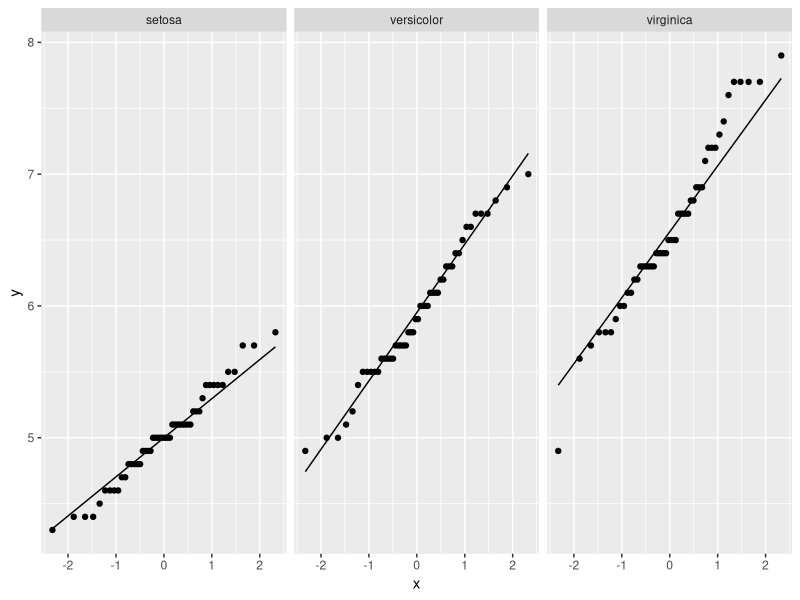
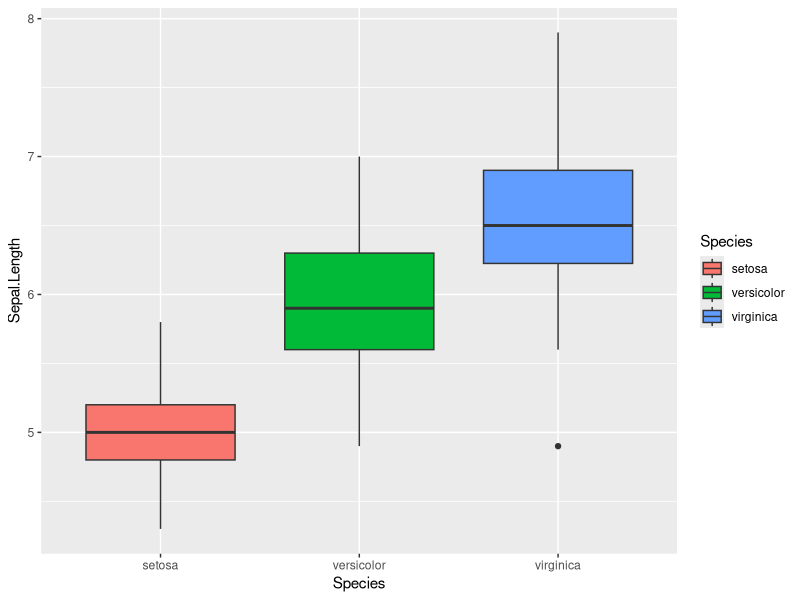
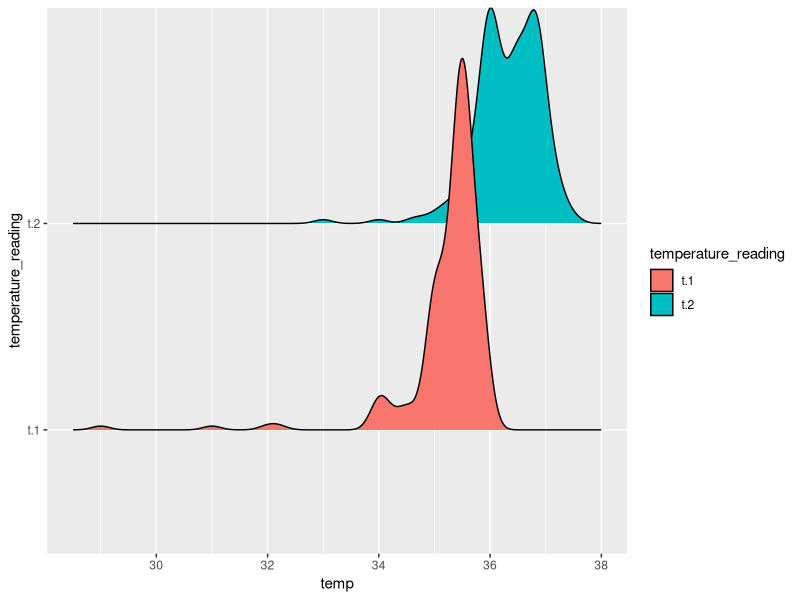
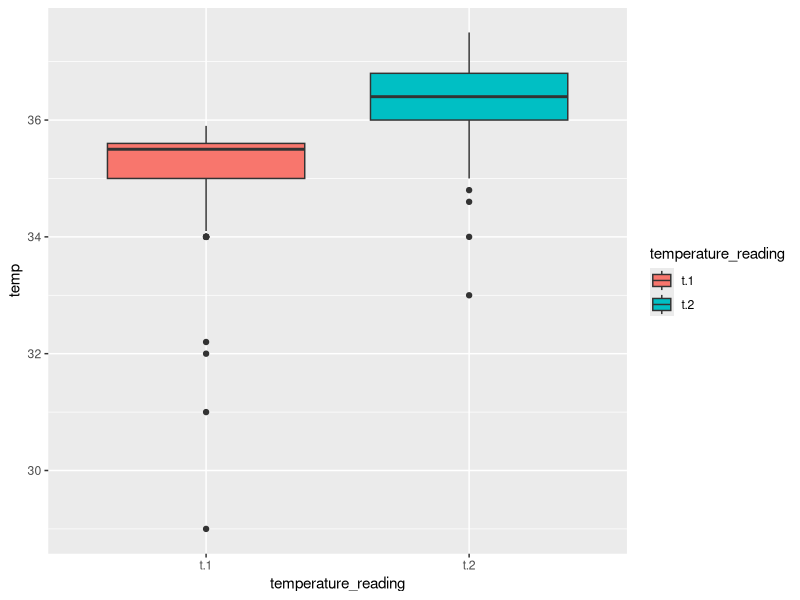

The R script that drew these images, in order:
## ---- chunk 1
library(dplyr)
library(ggplot2)
data("iris")
## ---- chunk 2
iris |> sample_n(20) |> 
  knitr::kable(caption = "Sample of the Iris Dataset") |> 
  kableExtra::kable_paper("hover", full_width = TRUE)
## ---- chunk 3
iris |> 
  group_by(Species) |> 
  rstatix::shapiro_test(Sepal.Length) |> 
  knitr::kable(
    caption = "Normality Test Results for Different Groups of Sepal Lengths"
  ) |> 
  kableExtra::kable_paper("hover", full_width = TRUE)
## ---- chunk 4
iris |> 
  ggplot(mapping = aes(sample = Sepal.Length)) +
  geom_qq()+
  stat_qq_line()+
  facet_grid(. ~ Species)
## ---- chunk 5
iris |> 
  ggplot(mapping = aes(x = Species, y = Sepal.Length, fill = Species))+
  geom_boxplot()
## ---- chunk 6
car::leveneTest(Sepal.Length ~ Species, data = iris, center = mean)
## ---- chunk 7
car::leveneTest(Sepal.Length ~ Species, 
                data = iris |> filter(!Species == "setosa"),
                center = mean)
## ---- chunk 8
t.test(Sepal.Length ~ 1, data = iris, mu = 6)
## ---- chunk 9
t.test(Sepal.Length ~ 1, data = iris, alternative = "less", mu = 6)
## ---- chunk 10
t.test(iris[iris$Species == "virginica",]$Sepal.Length, mu = 6, alternative = "greater")
## ---- chunk 11
iris |> 
  group_by(Species) |> 
  rstatix::t_test(Sepal.Length ~ 1, 
                  mu = 6,
                  alternative = "greater") |> 
  knitr::kable() |> 
  kableExtra::kable_paper(full_width = TRUE)
## ---- chunk 12
car::leveneTest(Sepal.Length ~ Species, data = iris[iris$Species != "setosa",], center = mean)

t.test(iris[iris$Species == "versicolor",]$Sepal.Length,
       iris[iris$Species == "virginica",]$Sepal.Length,
       paired = FALSE,
       var.equal = TRUE
       )
## ---- chunk 13

iris |> 
  rstatix::t_test(Sepal.Length ~ Species) |> 
  knitr::kable() |> 
  kableExtra::kable_paper("hover", full_width = TRUE)

## ---- chunk 14
neonatal_hypothermia <- readr::read_csv("data/Hypothermia.csv")

neonatal_hypothermia <- neonatal_hypothermia |> 
  mutate_at(c(1:3,4:13), as.numeric)

neonatal_hypothermia |> sample_n(20) |> knitr::kable(caption = "Sample of 20 Rows from Neonatal Hypothermia Data") |> kableExtra::kable_paper("hover", full_width = TRUE)
## ---- chunk 15
car::leveneTest(neonatal_hypothermia$t.1, neonatal_hypothermia$t.2, center = mean)

t.test(neonatal_hypothermia$t.2, neonatal_hypothermia$t.1, alternative = "greater", paired = TRUE, var.equal = TRUE)
## ---- chunk 16
temperatures <- neonatal_hypothermia |> 
  select(t.1, t.2) |> 
  tidyr::pivot_longer(
    cols = everything() ,
    names_to = "temperature_reading", 
    values_to = "temp"
    )

temperatures |> sample_n(20) |>  knitr::kable(caption = "Sample of Desired Temperature Data") |> kableExtra::kable_paper("hover", full_width = TRUE)
## ---- chunk 17
#Normality
temperatures |> group_by(temperature_reading)|> rstatix::shapiro_test(temp)

temperatures |> ggplot(
  mapping = aes(x = temp, y = temperature_reading, fill = temperature_reading)
)+
  ggridges::geom_density_ridges()

temperatures |> ggplot(
  mapping = aes(x = temperature_reading, y = temp, fill = temperature_reading)
)+
  geom_boxplot()

#LeveneTest
temperatures |> rstatix::levene_test(temp ~ temperature_reading, center = mean)

temperatures |> rstatix::t_test(temp ~ temperature_reading, paired = TRUE, var.equal = TRUE, alternative = "greater") |> knitr::kable() |> kableExtra::kable_paper(full_width = TRUE)
